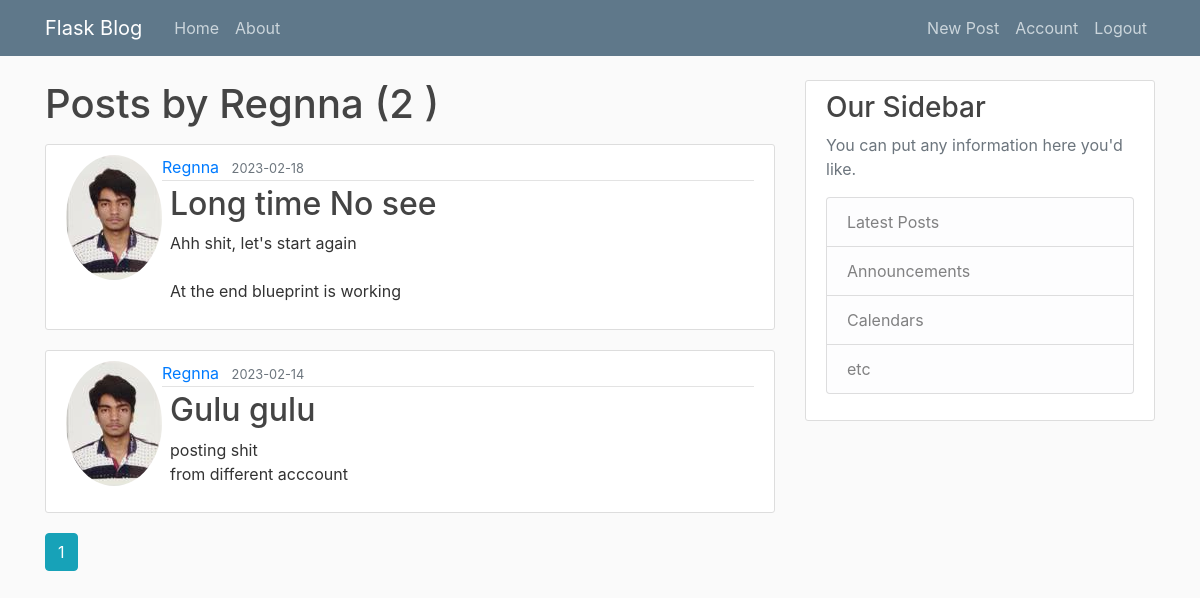
Page /user/Regnna (signed in) on the committed database.
### flaskblog/models.py (models this page shows, shortened)
class User(db.Model,UserMixin):
    id = db.Column(db.Integer, primary_key=True)
    username = db.Column(db.String(20), unique=True, nullable=False)
    email = db.Column(db.String(120), unique=True, nullable=False)
    image_file = db.Column(db.String(20), nullable=False, default='default.png')
    password = db.Column(db.String(60), nullable=False)
    posts = db.relationship('Post', backref='author', lazy=True)

class Post(db.Model):
    id = db.Column(db.Integer, primary_key=True)
    title = db.Column(db.String(100), nullable=False)
    date_posted = db.Column(db.DateTime, nullable=False, default=datetime.now(timezone(timedelta(hours=5, minutes=30))))
    content = db.Column(db.Text, nullable=False)
    user_id = db.Column(db.Integer, db.ForeignKey('user.id'), nullable=False)

### flaskblog/users/routes.py (the view)
@users.route("/user/<string:username>")
def user_post(username):
    page=request.args.get('page',1,type=int)
    user=User.query.filter_by(username=username).first_or_404()
    posts=Post.query.filter_by(author=user)\
        .order_by(Post.date_posted.desc())\
        .paginate(page=page,per_page=5)
    return render_template('user_post.html', posts=posts,user=user)

### flaskblog/models.py (called while the page is built)
@login_manager.user_loader
def load_user(user_id):
    return User.query.get(int(user_id))

### flaskblog/templates/user_post.html
{% extends "layout.html" %}
{% block content %}
<h1 class="mb-3">Posts by {{user.username}} ({{posts.total}} )</h1>
{% for post in posts %}
    <article class="media content-section">
  <img src="{{url_for('static',filename='profile.pics/'+post.author.image_file)}} " alt="" class="rounded-circle article-image">
    <div class="media-body">
      <div class="article-metadata">
        <a class="mr-2" href="{{url_for('users.user_post',username=post.author.username)}} ">{{ post.author.username }}</a>
        <small class="text-muted">{{ post.date_posted.strftime('%Y-%m-%d') }}</small>
      </div>
      <h2><a class="article-title ml-2" href="{{url_for('posts_v2.post',post_id=post.id)}}">{{ post.title }}</a></h2>
      <p class="article-content ml-lg-2">{{ post.content }}</p>
    </div>
  </article>
{% endfor %}
{% for page_num in posts.iter_pages(left_edge=1,right_edge=1,left_current=1,right_current=2) %}
  {%if page_num %}
    {%if posts.page==page_num%}
      <a href="{{url_for('users.user_post',username=user.username,page=page_num)}}" class="btn btn-info">{{page_num}}</a>
    {%else%}
    <a href="{{url_for('users.user_post',username=user.username,page=page_num)}}" class="btn btn-outline-info">{{page_num}}</a>
    {%endif%}
  {%else%}
      ...
  {%endif%}
{% endfor %}
{% endblock content %}

### flaskblog/static/main.css (style rules this page uses)
body { background: #fafafa; color: #333333; margin-top: 5rem; }
h1, h2, h3, h4, h5, h6 { color: #444444; }
.content-section { background: #ffffff; padding: 10px 20px; border: 1px solid #dddddd; border-radius: 3px; margin-bottom: 20px; }
.article-title { color: #444444; }
.article-content { white-space: pre-line; }
.article-metadata { padding-bottom: 1px; margin-bottom: 4px; border-bottom: 1px solid #e3e3e3 }

### rows in the picture
User: username "Regnna"
Post: image_file (picture), author.username "Regnna", date_posted "2023-02-18", title "Long time No see", content "Ahh shit, let's start again At the end blueprint is working"
Post: image_file (picture), author.username "Regnna", date_posted "2023-02-14", title "Gulu gulu", content "posting shit from different acccount"

### other values in the picture
{{ posts.total }} "2"
{{ page_num }} "1"
